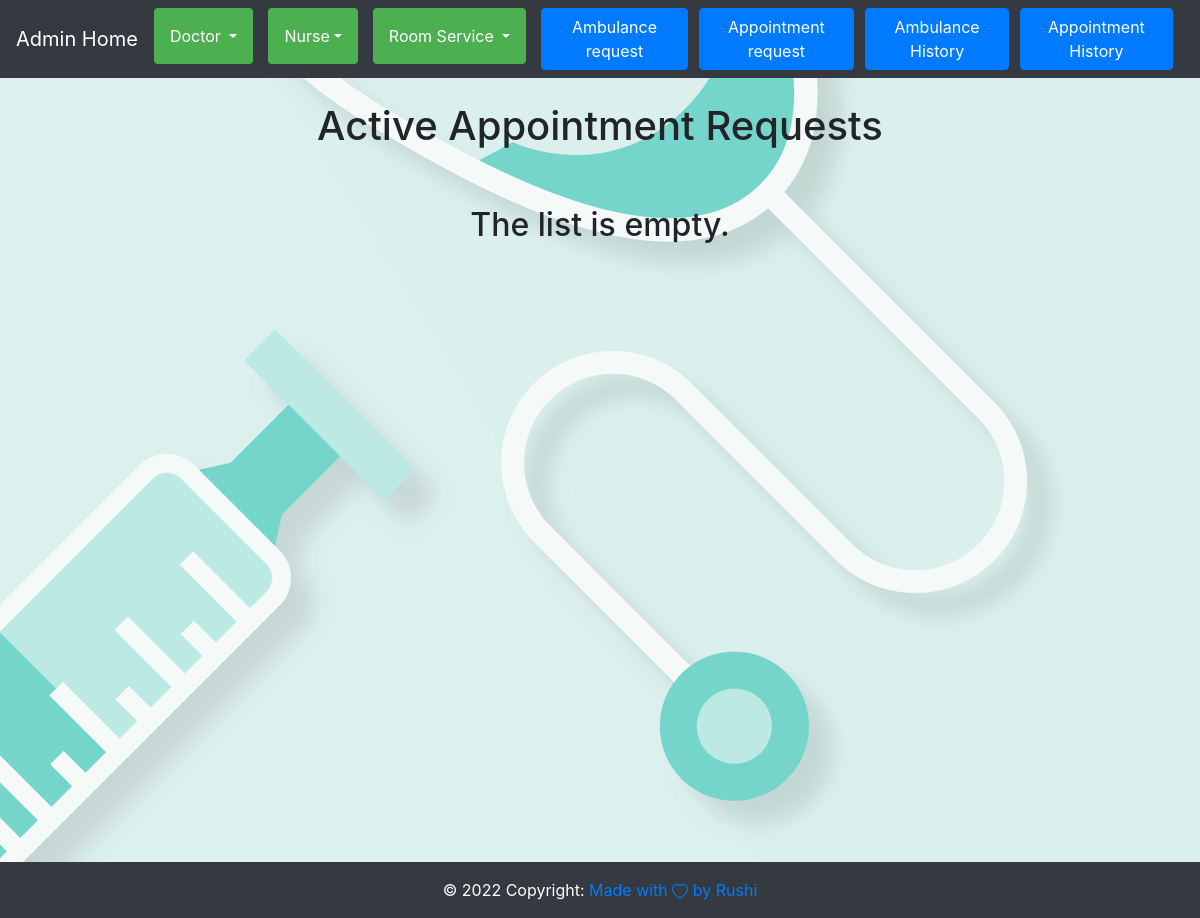
/admin_app/Read_Appointment/, run on an earlier commit of the app's database.
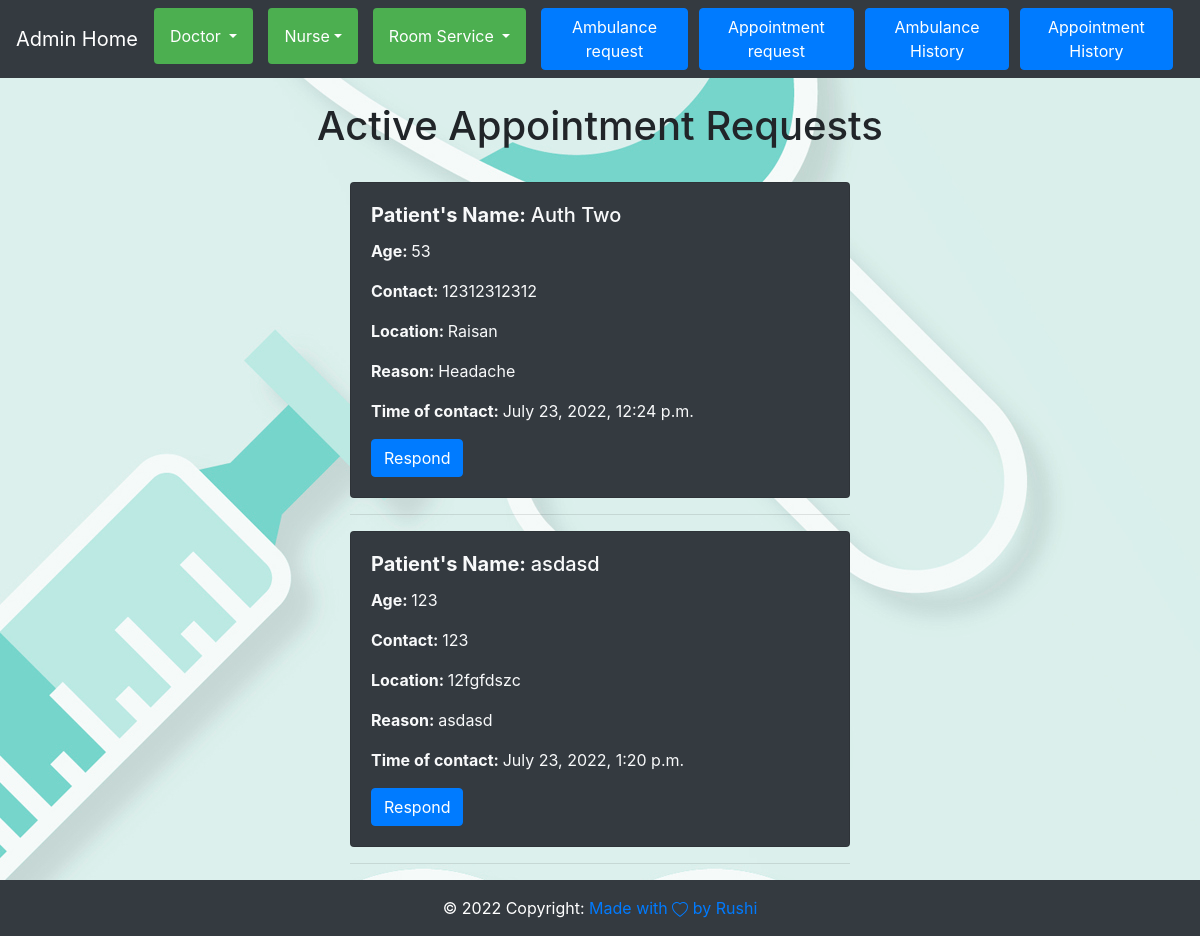
And on a later commit of the database.
### app/models.py (models this page shows, shortened)
class Appointment(models.Model):
    CHOICES_APPOINT = (
        ("NC", "New Case"), ("FolU", "Follow Up"), ("OC", "Old Case")
    )
    Patient_Name = models.CharField(max_length=30)
    Appointment_type = models.CharField(
        max_length=40, choices=CHOICES_APPOINT, default="NC")
    Patient_Age = models.IntegerField()
    Patient_Contact = models.IntegerField()
    Location = models.CharField(max_length=20)
    Reason = models.CharField(max_length=200)
    date_time = models.DateTimeField(auto_now_add=True)
    seen = models.BooleanField(default=False)   # wether the admin assigns the patient's this appointment as seen by the doctor
    req_by = models.ForeignKey(
        settings.AUTH_USER_MODEL, on_delete=models.SET_NULL, null=True, default=None)

### admin_app/views.py (the view)
# urls.py: path("Read_Appointment/",views.Read_Appointment,name="Read_Appointment"),
def Read_Appointment(request):
    read=Appointment.objects.filter(seen=False)
    return render(request,"Read_Appointment.html",{"read":read})

### admin_app/context_processors.py (called while the page is built, shortened)
def check_user_priviledge(request):
    data = models.admin_user.objects.filter(isadmin=True).values('user_id', 'isadmin')
    check=False
    return {'is_user_admin': check}

### templates/Read_Appointment.html
{%extends 'base.html'%} {%block containt%} {%include 'nav.html'%}
<br />
<h1 style="text-align: center">Active Appointment Requests</h1>
<br>
<div id="content">
  {%for i in read%}
  <div class="wrapper">
    <div class="card bg-dark text-light">
      <div class="card-body">
        <h5 class="card-title">
          <span style="font-weight: bold">Patient's Name: </span
          >{{i.Patient_Name}}
        </h5>
        <p class="card-text">
          <span style="font-weight: bold">Age: </span>{{i.Patient_Age}}
        </p>
        <p class="card-text">
          <span style="font-weight: bold">Contact: </span>{{i.Patient_Contact}}
        </p>
        <p class="card-text">
          <span style="font-weight: bold">Location: </span>{{i.Location}}
        </p>
        <p class="card-text">
          <span style="font-weight: bold">Reason: </span>{{i.Reason}}
        </p>
        <p class="card-text">
          <span style="font-weight: bold">Time of contact: </span
          >{{i.date_time}}
        </p>
        <a class="btn btn-primary" href="{%url 'toggle_appointment' i.id%}">
          Respond
        </a>
      </div>
    </div>
    <hr />
  </div>
  {%empty%}
  <br />
  <h2 class="wrapper" style="text-align: center">The list is empty.</h2>
  {%endfor%}
</div>
{%include 'footer.html'%} {%endblock%}

What changed in the data, as far as the page shows it:
added Appointment: Patient_Name "Auth Two", Patient_Age "53", Patient_Contact "12312312312", Location "Raisan", Reason "Headache", date_time "July 23, 2022, 12:24 p.m."
added Appointment: Patient_Name "asdasd", Patient_Age "123", Patient_Contact "123", Location "12fgfdszc", Reason "asdasd", date_time "July 23, 2022, 1:20 p.m."
Also different on the page:
text no longer shown: "The list is empty."
